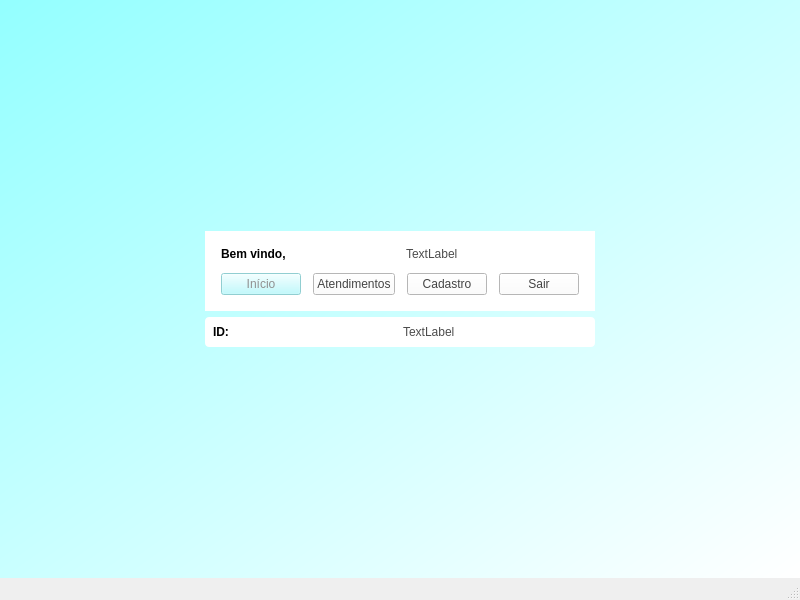
<?xml version="1.0" encoding="UTF-8"?>
<ui version="4.0">
 <class>Paciente_inicio</class>
 <widget class="QMainWindow" name="Paciente_inicio">
  <property name="geometry">
   <rect>
    <x>0</x>
    <y>0</y>
    <width>800</width>
    <height>600</height>
   </rect>
  </property>
  <property name="windowTitle">
   <string>MainWindow</string>
  </property>
  <widget class="QWidget" name="centralwidget">
   <property name="styleSheet">
    <string notr="true">background-color: qlineargradient(spread:pad, x1:0, y1:0, x2:0.994413, y2:1, stop:0 rgba(147, 255, 255, 255), stop:1 rgba(255, 255, 255, 255));</string>
   </property>
   <layout class="QGridLayout" name="gridLayout">
    <item row="1" column="0">
     <spacer name="horizontalSpacer">
      <property name="orientation">
       <enum>Qt::Orientation::Horizontal</enum>
      </property>
      <property name="sizeHint" stdset="0">
       <size>
        <width>40</width>
        <height>20</height>
       </size>
      </property>
     </spacer>
    </item>
    <item row="1" column="2">
     <spacer name="horizontalSpacer_2">
      <property name="orientation">
       <enum>Qt::Orientation::Horizontal</enum>
      </property>
      <property name="sizeHint" stdset="0">
       <size>
        <width>40</width>
        <height>20</height>
       </size>
      </property>
     </spacer>
    </item>
    <item row="0" column="1">
     <spacer name="verticalSpacer_2">
      <property name="orientation">
       <enum>Qt::Orientation::Vertical</enum>
      </property>
      <property name="sizeHint" stdset="0">
       <size>
        <width>20</width>
        <height>40</height>
       </size>
      </property>
     </spacer>
    </item>
    <item row="3" column="1">
     <spacer name="verticalSpacer">
      <property name="orientation">
       <enum>Qt::Orientation::Vertical</enum>
      </property>
      <property name="sizeHint" stdset="0">
       <size>
        <width>20</width>
        <height>40</height>
       </size>
      </property>
     </spacer>
    </item>
    <item row="2" column="1">
     <widget class="QFrame" name="">
      <property name="styleSheet">
       <string notr="true">background-color: rgb(255, 255, 255);
border-radius : 4px</string>
      </property>
      <layout class="QHBoxLayout" name="horizontalLayout_3">
       <property name="leftMargin">
        <number>8</number>
       </property>
       <property name="topMargin">
        <number>8</number>
       </property>
       <property name="rightMargin">
        <number>8</number>
       </property>
       <property name="bottomMargin">
        <number>8</number>
       </property>
       <item>
        <widget class="QLabel" name="label_id_1">
         <property name="font">
          <font>
           <bold>true</bold>
          </font>
         </property>
         <property name="styleSheet">
          <string notr="true">color : rgb(0, 0, 0);</string>
         </property>
         <property name="text">
          <string>ID:</string>
         </property>
        </widget>
       </item>
       <item>
        <widget class="QLabel" name="label_id">
         <property name="styleSheet">
          <string notr="true">color : rgb(76, 76, 76);</string>
         </property>
         <property name="text">
          <string>TextLabel</string>
         </property>
        </widget>
       </item>
      </layout>
     </widget>
    </item>
    <item row="1" column="1">
     <widget class="QWidget" name="" native="true">
      <property name="styleSheet">
       <string notr="true">background-color: rgb(255, 255, 255);
</string>
      </property>
      <layout class="QVBoxLayout" name="verticalLayout">
       <property name="spacing">
        <number>12</number>
       </property>
       <property name="leftMargin">
        <number>16</number>
       </property>
       <property name="topMargin">
        <number>16</number>
       </property>
       <property name="rightMargin">
        <number>16</number>
       </property>
       <property name="bottomMargin">
        <number>16</number>
       </property>
       <item>
        <layout class="QHBoxLayout" name="horizontalLayout_2">
         <item>
          <widget class="QLabel" name="bem_vindo">
           <property name="font">
            <font>
             <bold>true</bold>
            </font>
           </property>
           <property name="styleSheet">
            <string notr="true">color : rgb(0, 0, 0);</string>
           </property>
           <property name="text">
            <string>Bem vindo, </string>
           </property>
          </widget>
         </item>
         <item>
          <widget class="QLabel" name="label_nome">
           <property name="styleSheet">
            <string notr="true">color : rgb(76, 76, 76);</string>
           </property>
           <property name="text">
            <string>TextLabel</string>
           </property>
          </widget>
         </item>
        </layout>
       </item>
       <item>
        <layout class="QHBoxLayout" name="horizontalLayout">
         <item>
          <widget class="QPushButton" name="botaoInicio">
           <property name="enabled">
            <bool>false</bool>
           </property>
           <property name="styleSheet">
            <string notr="true">
color: rgb(144, 144, 144);
background-color: rgb(176, 251, 255);
border-color: rgb(48, 245, 255);
border-widht: 1px;
</string>
           </property>
           <property name="text">
            <string>Início</string>
           </property>
          </widget>
         </item>
         <item>
          <widget class="QPushButton" name="botaoAtendimentos">
           <property name="styleSheet">
            <string notr="true">QPushButton { 
color: rgb(68, 68, 68);
border-color: rgb(48, 245, 255);
border-widht: 1px;
}

QPushButton:pressed { 
color: rgb(68, 68, 68);
background-color: rgb(170, 255, 255);
border-color: rgb(48, 245, 255);
border-widht: 1px;
}</string>
           </property>
           <property name="text">
            <string>Atendimentos</string>
           </property>
          </widget>
         </item>
         <item>
          <widget class="QPushButton" name="botaoCadastro">
           <property name="styleSheet">
            <string notr="true">QPushButton { 
color: rgb(68, 68, 68);
border-color: rgb(48, 245, 255);
border-widht: 1px;
}

QPushButton:pressed { 
color: rgb(68, 68, 68);
background-color: rgb(170, 255, 255);
border-color: rgb(48, 245, 255);
border-widht: 1px;
}</string>
           </property>
           <property name="text">
            <string>Cadastro</string>
           </property>
          </widget>
         </item>
         <item>
          <widget class="QPushButton" name="botaoSair">
           <property name="styleSheet">
            <string notr="true">QPushButton { 
color: rgb(68, 68, 68);
border-color: rgb(48, 245, 255);
border-widht: 1px;
}

QPushButton:pressed { 
color: rgb(68, 68, 68);
background-color: rgb(170, 255, 255);
border-color: rgb(48, 245, 255);
border-widht: 1px;
}</string>
           </property>
           <property name="text">
            <string>Sair</string>
           </property>
          </widget>
         </item>
        </layout>
       </item>
      </layout>
     </widget>
    </item>
   </layout>
  </widget>
  <widget class="QMenuBar" name="menubar">
   <property name="geometry">
    <rect>
     <x>0</x>
     <y>0</y>
     <width>800</width>
     <height>21</height>
    </rect>
   </property>
  </widget>
  <widget class="QStatusBar" name="statusbar"/>
 </widget>
 <resources/>
 <connections/>
</ui>
